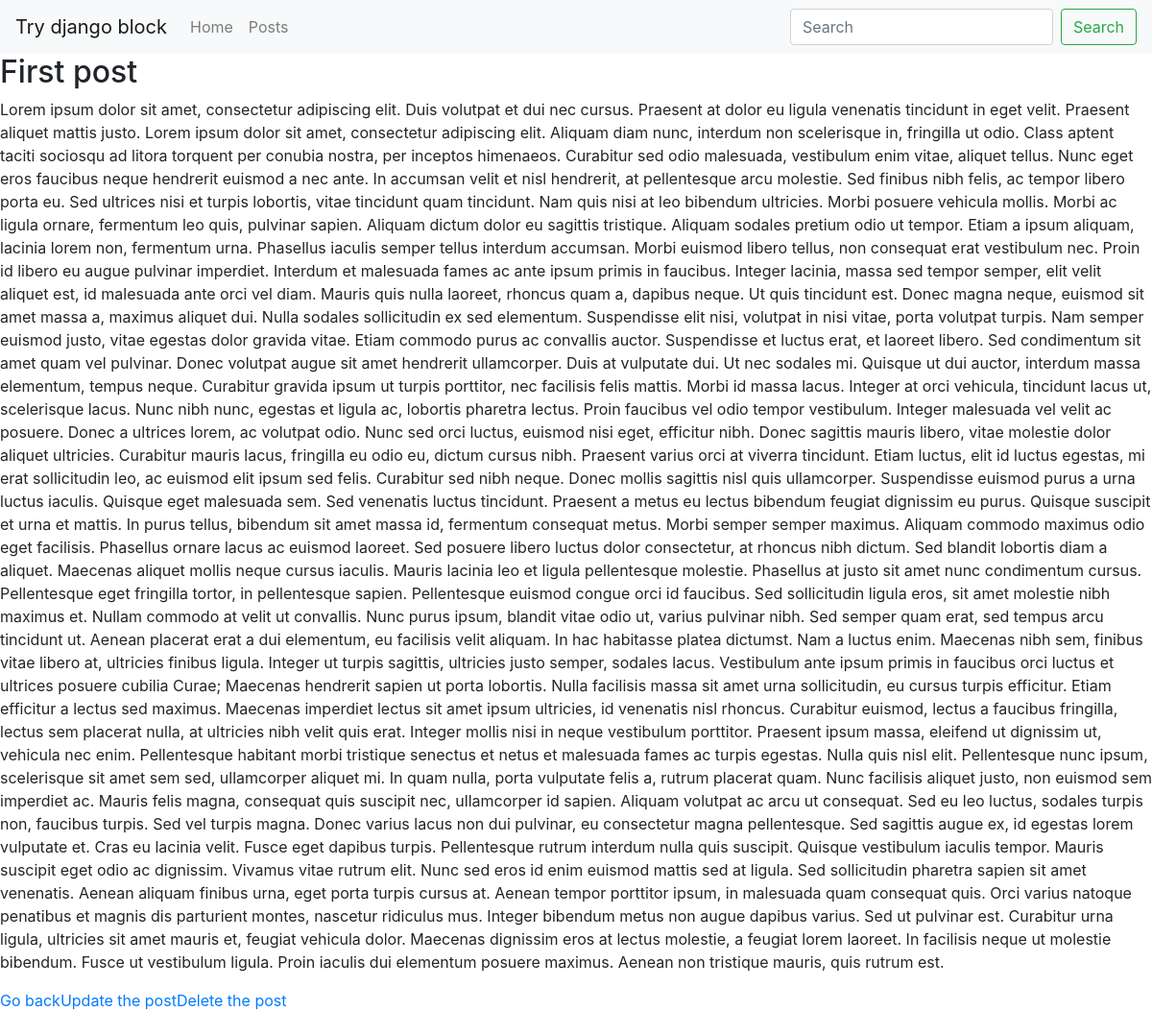
Screenshot of /post/post1/ with the database file from the repository.
### posts/models.py (models this page shows, shortened)
class Posts(models.Model):
    user = models.ForeignKey(User , on_delete=models.CASCADE , default = 1)
    title = models.CharField(max_length=100)
    image = models.ImageField(upload_to = 'media' , blank = True , null = True)
    slug = models.SlugField(unique = True )
    content = models.TextField(null=True , blank = True)
    publish_date = models.DateTimeField(auto_now=False , auto_now_add=False, null=True , blank = True)
    timestamp = models.DateTimeField( auto_now_add=True)
    updated = models.DateTimeField(auto_now=True)
    objects=PostsManager()
    class Meta:
        ordering = ['-publish_date' , '-updated' , '-timestamp']

### posts/views.py (the view)
# urls.py: path('<slug:slug>/' , views.blog_post_detail_view , name ="posts-detail"),
def blog_post_detail_view(request, slug):
    the_post = get_object_or_404(Posts , slug=slug)
    context ={
        "object" : the_post
    }
    return render(request , "posts/blog_post_detail_view.html" , context)

### posts/models.py (called while the page is built)
        def get_queryset(self):
            return PostsQuerySet(self.model , using=self._db)

### templates/posts/blog_post_detail_view.html
{% extends 'blog/base.html' %}
{% block content %}
    <div class='row'>
        <h2>{{object.title}}</h2>
        <p>{{object.content}}</p>
        <br>
        <a href = {% url 'posts-list' %} >Go back</a>
        <br><br>
        <a href = {% url 'posts-update' object.slug %} >Update the post</a><br>
        <a href = {% url 'posts-delete' object.slug %} >Delete the post</a>
    </div>
{% endblock content %}

### rows the page displays
Posts: title "First post", content "Lorem ipsum dolor sit amet, consectetur adipiscing elit. Duis volutpat et dui nec cursus. Praesent at dolor eu ligula venenatis tincidunt in eget velit. Praesent aliquet mattis justo. Lorem ipsum dolor sit amet, consectetur adipiscing elit. Aliquam diam nunc, interdum non scelerisque in, fringilla ut odio. Class aptent taciti sociosqu ad litora torquent per conubia nostra, per inceptos himenaeos. Curabitur sed odio malesuada, vestibulum enim vitae, aliquet tellus. Nunc eget eros faucibus neque hendrerit euismod a nec ante. In accumsan velit et nisl hendrerit, at pellentesque arcu molestie. Sed finibus nibh felis, ac tempor libero porta eu. Sed ultrices nisi et turpis lobortis, vitae…"
